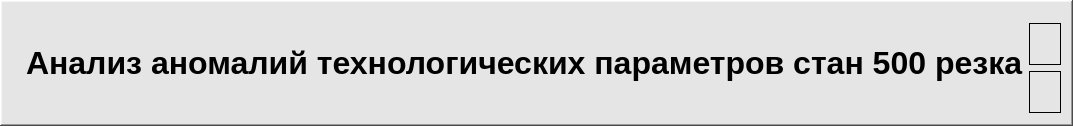
      <widget class="QFrame" name="HeaderFrame">
       <property name="autoFillBackground">
        <bool>false</bool>
       </property>
       <property name="styleSheet">
        <string notr="true">background-color:  #e5e5e5</string>
       </property>
       <property name="frameShape">
        <enum>QFrame::WinPanel</enum>
       </property>
       <property name="frameShadow">
        <enum>QFrame::Raised</enum>
       </property>
       <property name="lineWidth">
        <number>1</number>
       </property>
       <property name="midLineWidth">
        <number>0</number>
       </property>
       <layout class="QHBoxLayout" name="HeaderLayout" stretch="1,10,2">
        <property name="rightMargin">
         <number>10</number>
        </property>
        <item>
         <widget class="QLabel" name="label">
          <property name="maximumSize">
           <size>
            <width>100</width>
            <height>100</height>
           </size>
          </property>
          <property name="text">
           <string/>
          </property>
          <property name="pixmap">
           <pixmap>../ClientRTS/logo.png</pixmap>
          </property>
          <property name="scaledContents">
           <bool>true</bool>
          </property>
         </widget>
        </item>
        <item>
         <widget class="QLabel" name="TitleLabel">
          <property name="font">
           <font>
            <pointsize>24</pointsize>
            <weight>75</weight>
            <bold>true</bold>
           </font>
          </property>
          <property name="styleSheet">
           <string notr="true"/>
          </property>
          <property name="frameShape">
           <enum>QFrame::NoFrame</enum>
          </property>
          <property name="text">
           <string>Анализ аномалий технологических параметров стан 500 резка</string>
          </property>
         </widget>
        </item>
        <item>
         <layout class="QVBoxLayout" name="verticalLayout_6">
          <property name="topMargin">
           <number>10</number>
          </property>
          <item>
           <widget class="QFrame" name="TimeFrame">
            <property name="frameShape">
             <enum>QFrame::Box</enum>
            </property>
            <property name="frameShadow">
             <enum>QFrame::Plain</enum>
            </property>
            <layout class="QHBoxLayout" name="horizontalLayout_6">
             <item>
              <widget class="QLabel" name="timeLabel">
               <property name="font">
                <font>
                 <pointsize>14</pointsize>
                 <weight>75</weight>
                 <bold>true</bold>
                </font>
               </property>
               <property name="text">
                <string/>
               </property>
               <property name="alignment">
                <set>Qt::AlignCenter</set>
               </property>
              </widget>
             </item>
            </layout>
           </widget>
          </item>
          <item>
           <widget class="QFrame" name="DateFrame">
            <property name="frameShape">
             <enum>QFrame::Box</enum>
            </property>
            <property name="frameShadow">
             <enum>QFrame::Plain</enum>
            </property>
            <layout class="QHBoxLayout" name="horizontalLayout_5">
             <item>
              <widget class="QLabel" name="dateLabel">
               <property name="font">
                <font>
                 <pointsize>14</pointsize>
                 <weight>75</weight>
                 <bold>true</bold>
                </font>
               </property>
               <property name="layoutDirection">
                <enum>Qt::LeftToRight</enum>
               </property>
               <property name="text">
                <string/>
               </property>
               <property name="alignment">
                <set>Qt::AlignCenter</set>
               </property>
              </widget>
             </item>
            </layout>
           </widget>
          </item>
         </layout>
        </item>
       </layout>
      </widget>
